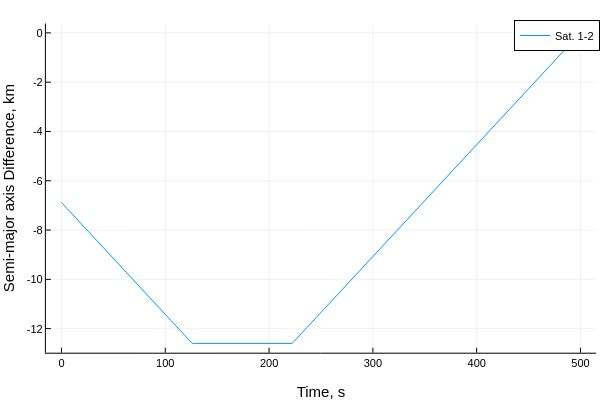

Notebook source saved alongside this figure:
### Code cell
plot(thist,a_mks*ahist[2:end,:], label=permutedims(mylabel))
plot!(xlabel="Time, s", ylabel = "Semi-major axis Difference, km")

### Figure 1 — Plotly figure (JSON) as saved in the notebook; plotly's stock layout.template omitted (floating-point values rounded to 4 significant figures; data arrays with more than 128 entries replaced by an {"elided": "..."} marker saying what was removed)
{"data": [{"colorbar": {"title": ""}, "legendgroup": "Sat. 1-2", "line": {"color": "rgba(0, 154, 250, 1.000)", "dash": "solid", "shape": "linear", "width": 1}, "mode": "lines", "name": "Sat. 1-2", "showlegend": true, "type": "scatter", "x": {"elided": "251 int values"}, "xaxis": "x", "y": {"elided": "251 float values"}, "yaxis": "y", "zmax": null, "zmin": null}], "layout": {"annotations": [], "height": 400, "legend": {"bgcolor": "rgba(255, 255, 255, 1.000)", "bordercolor": "rgba(0, 0, 0, 1.000)", "borderwidth": 1, "font": {"color": "rgba(0, 0, 0, 1.000)", "family": "sans-serif", "size": 11}, "title": {"font": {"color": "rgba(0, 0, 0, 1.000)", "family": "sans-serif", "size": 15}, "text": ""}, "tracegroupgap": 0, "traceorder": "normal", "x": 1, "xanchor": "auto", "y": 1, "yanchor": "auto"}, "margin": {"b": 20, "l": 0, "r": 0, "t": 20}, "paper_bgcolor": "rgba(255, 255, 255, 1.000)", "plot_bgcolor": "rgba(255, 255, 255, 1.000)", "showlegend": true, "width": 600, "xaxis": {"anchor": "y", "domain": [0.07647, 0.9934], "gridcolor": "rgba(0, 0, 0, 0.100)", "gridwidth": 0.5, "linecolor": "rgba(0, 0, 0, 1.000)", "mirror": false, "range": [-15, 515], "showgrid": true, "showline": true, "showticklabels": true, "tickangle": 0, "tickcolor": "rgb(0, 0, 0)", "tickfont": {"color": "rgba(0, 0, 0, 1.000)", "family": "sans-serif", "size": 11}, "tickmode": "array", "ticks": "inside", "ticktext": ["0", "100", "200", "300", "400", "500"], "tickvals": [0, 100, 200, 300, 400, 500], "title": "Time, s", "titlefont": {"color": "rgba(0, 0, 0, 1.000)", "family": "sans-serif", "size": 15}, "type": "-", "visible": true, "zeroline": false, "zerolinecolor": "rgba(0, 0, 0, 1.000)"}, "yaxis": {"anchor": "x", "domain": [0.07581, 0.9902], "gridcolor": "rgba(0, 0, 0, 0.100)", "gridwidth": 0.5, "linecolor": "rgba(0, 0, 0, 1.000)", "mirror": false, "range": [-12.98, 0.3779], "showgrid": true, "showline": true, "showticklabels": true, "tickangle": 0, "tickcolor": "rgb(0, 0, 0)", "tickfont": {"color": "rgba(0, 0, 0, 1.000)", "family": "sans-serif", "size": 11}, "tickmode": "array", "ticks": "inside", "ticktext": ["-12", "-10", "-8", "-6", "-4", "-2", "0"], "tickvals": [-12, -10, -8, -6, -4, -2, 0], "title": "Semi-major axis Difference, km", "titlefont": {"color": "rgba(0, 0, 0, 1.000)", "family": "sans-serif", "size": 15}, "type": "-", "visible": true, "zeroline": false, "zerolinecolor": "rgba(0, 0, 0, 1.000)"}}}
